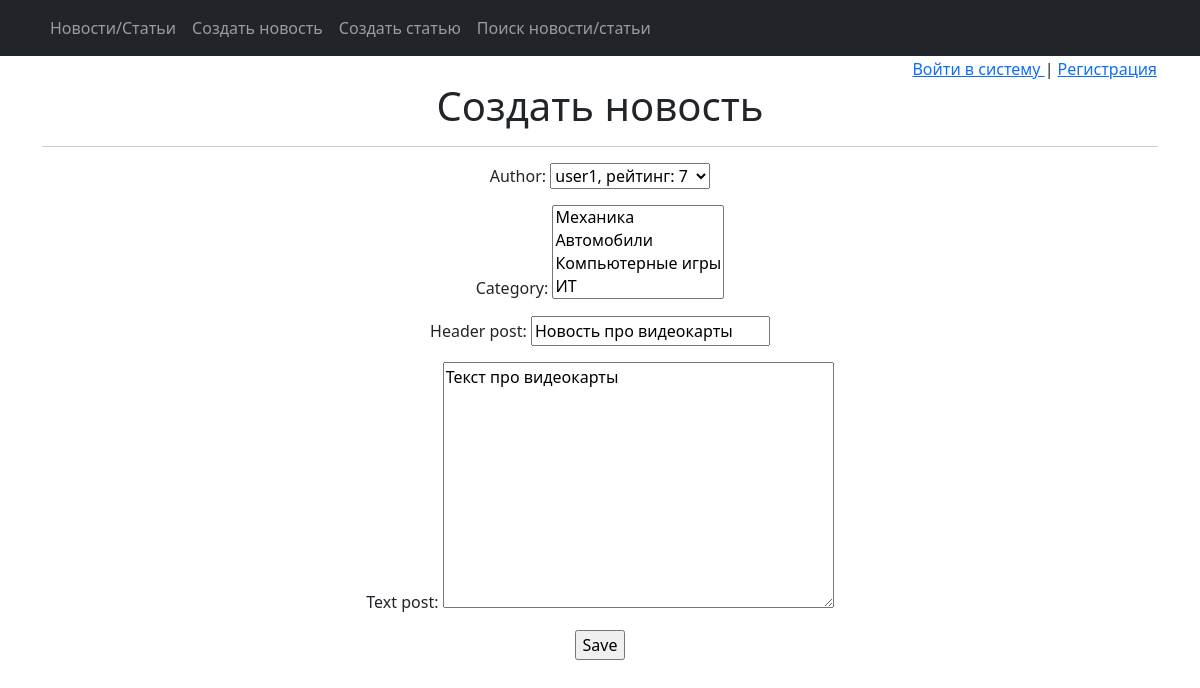
The app's page /news/39/edit/, older data.
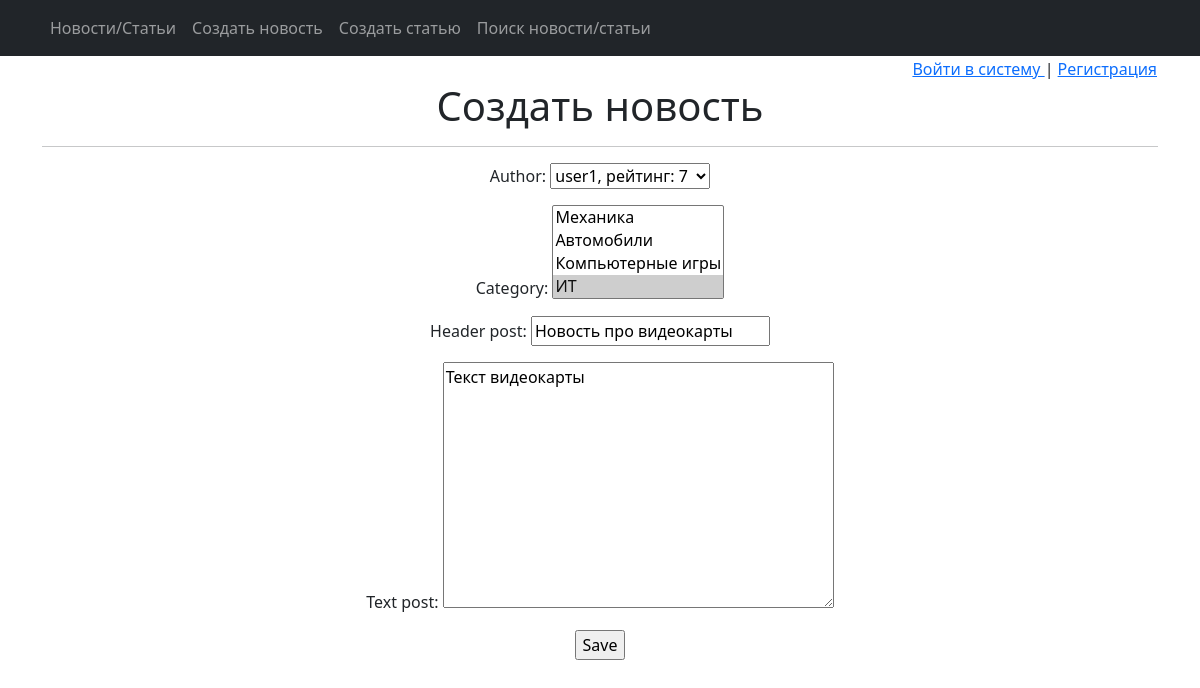
The same page, newer data.
### np_app/models.py (models this page shows, shortened)
class Post(models.Model):
    article = 'Arti'
    news = 'News'
    POSTS = [
        (article, 'Статья'),
        (news, 'Новости')
    ]
    author = models.ForeignKey(Author, on_delete=models.CASCADE)
    choice = models.CharField(max_length=4, choices=POSTS, default=article)
    time_create_post = models.DateTimeField(auto_now_add=True)
    category = models.ManyToManyField(Category, through='PostCategory')
    header_post = models.CharField(max_length=255)
    text_post = models.TextField()
    rate_post = models.IntegerField(default=0)

### np_app/views.py (the view)
# urls.py: path('<int:pk>/edit/', PostEdit.as_view(), name='post_edit'),
class PostEdit(UpdateView, LoginRequiredMixin, PermissionRequiredMixin):
    form_class = PostForm
    model = Post
    template_name = 'post_edit.html'
    permission_required = ('post.change_post')

### np_app/forms.py (shortened to what this page needs)
class PostForm(forms.ModelForm):
    class Meta:
        model = Post
        fields = [
            'author', 'category', 'header_post', 'text_post'
        ]

### np_app/models.py (called while the page is built)
    def __str__(self):
        return f'{self.user}, рейтинг: {self.rate}'

    def __str__(self):
        return f'{self.genre}'

### templates/post_edit.html (shortened to what this page needs)
{% extends 'flatpages/default.html' %}
{% block content %}
{% include 'auth.html' %}
<h1>Создать новость</h1>
<hr>
<form action="" method="post">
    {{ form.as_p }}
    <input type="submit" value="Save" />
</form>
{% endblock content %}

Row changes from the older to the newer data that the page shows:
changed Post "user1, рейтинг: 7": text_post "Текст про видеокарты" → "Текст видеокарты"
Text that changed along with them:
form field category: "Механика / Автомобили / Компьютерные игры / ИТ" → "Механика / Автомобили / Компьютерные игры / ИТ ☑"
